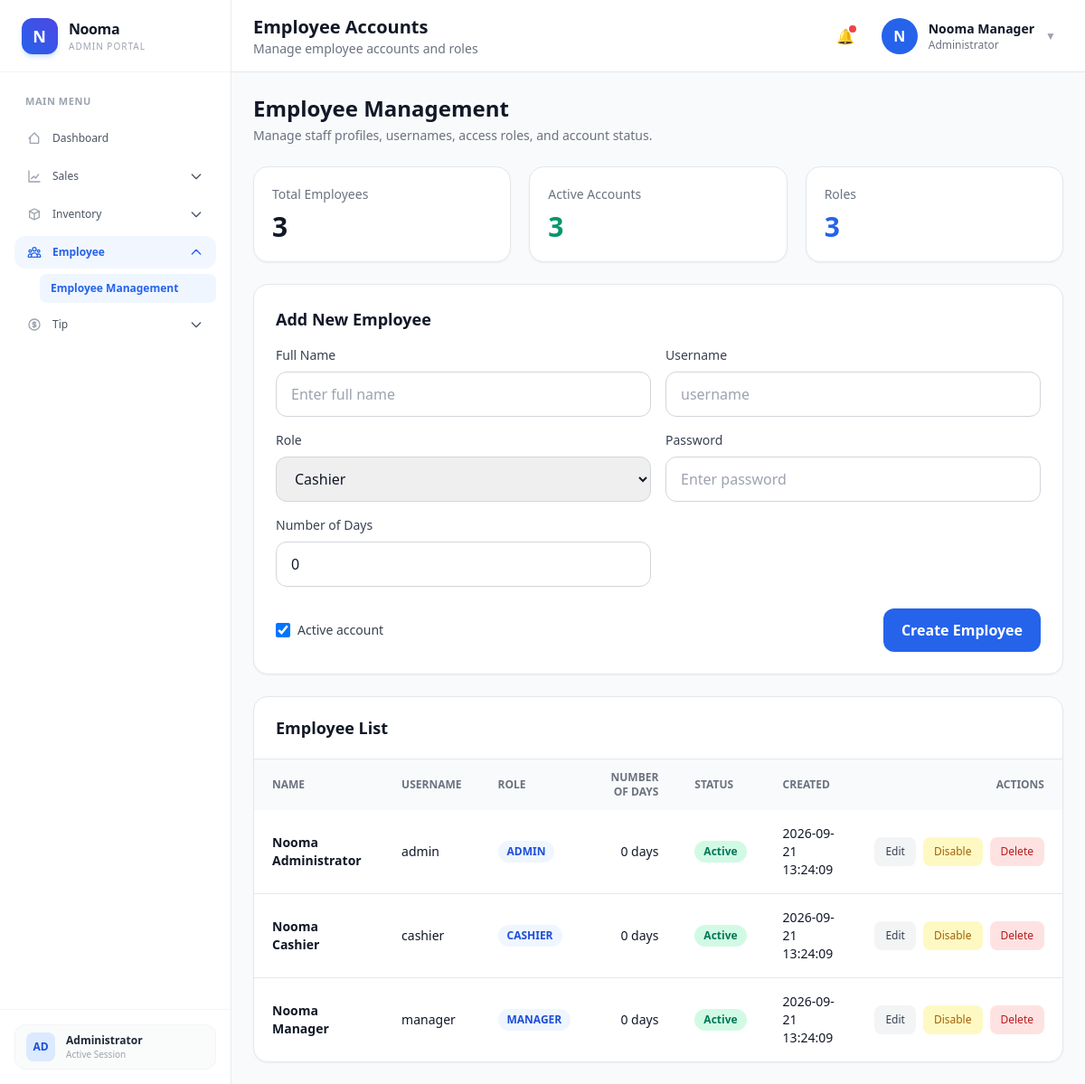
The app's page /frontend/Employee/employee.php (signed in) with its own data.
### tables this page shows
CREATE TABLE `users` (
  `user_id` bigint(20) UNSIGNED NOT NULL,
  `full_name` varchar(150) NOT NULL,
  `username` varchar(100) NOT NULL,
  `password_hash` varchar(255) NOT NULL,
  `role` enum('admin','manager','cashier','employee') NOT NULL DEFAULT 'cashier',
  `is_active` tinyint(1) NOT NULL DEFAULT 1,
  `number_of_days` int(10) UNSIGNED NOT NULL DEFAULT 0,
  `created_at` timestamp NOT NULL DEFAULT current_timestamp(),
  `updated_at` timestamp NOT NULL DEFAULT current_timestamp() ON UPDATE current_timestamp()
);

### frontend/Employee/employee.php (the view, shortened to what this page needs)
<?php
require_once __DIR__ . "/../../backend/config/database.php";
$editEmployee = null;
$employeeList = [];
$employeeQuery = mysqli_query($conn, "SELECT user_id, full_name, username, role, is_active, number_of_days, created_at FROM users WHERE role IN ('admin', 'manager', 'cashier', 'employee') ORDER BY is_active DESC, full_name ASC");
if ($employeeQuery) {
    while ($row = mysqli_fetch_assoc($employeeQuery)) {
        $employeeList[] = $row;
    }
}
$totalEmployees = count($employeeList);
$activeEmployees = 0;
foreach ($employeeList as $employee) {
    if ((int) $employee["is_active"] === 1) {
        $activeEmployees++;
    }
}
?>
<!DOCTYPE html>
<html lang="en">
<head>
    <script src="https://cdn.tailwindcss.com"></script>
</head>
<body class="bg-gray-50 text-gray-900">
<?php include "../Components/sidebar.php"; ?>
<div class="lg:ml-64 min-h-screen">
    <?php include "../Components/navbar.php"; ?>
    <main class="p-6">
        <div class="mb-6">
            <h2 class="text-2xl font-bold text-gray-900">Employee Management</h2>
            <p class="text-sm text-gray-500 mt-1">Manage staff profiles, usernames, access roles, and account status.</p>
        </div>
        <div class="grid md:grid-cols-3 gap-5 mb-6">
            <div class="bg-white rounded-2xl border p-5 shadow-sm">
                <p class="text-sm text-gray-500">Total Employees</p>
                <h3 class="text-3xl font-bold mt-2"><?= number_format($totalEmployees) ?></h3>
            </div>
            <div class="bg-white rounded-2xl border p-5 shadow-sm">
                <p class="text-sm text-gray-500">Active Accounts</p>
                <h3 class="text-3xl font-bold mt-2 text-emerald-600"><?= number_format($activeEmployees) ?></h3>
            </div>
            <div class="bg-white rounded-2xl border p-5 shadow-sm">
                <p class="text-sm text-gray-500">Roles</p>
                <h3 class="text-3xl font-bold mt-2 text-blue-600">3</h3>
            </div>
        </div>
        <div class="bg-white border rounded-2xl shadow-sm p-6 mb-6">
            <div class="flex items-center justify-between mb-4">
                <h3 class="text-lg font-bold"><?= $editEmployee ? "Edit Employee Account" : "Add New Employee" ?></h3>
            </div>
            <form method="post" class="grid md:grid-cols-2 xl:grid-cols-5 gap-4">
                <div class="xl:col-span-2">
                    <label class="block text-sm font-medium text-gray-700 mb-2">Full Name</label>
                    <input type="text" name="full_name" required
                        value="<?= htmlspecialchars($editEmployee["full_name"] ?? "") ?>"
                        placeholder="Enter full name"
                        class="w-full border border-gray-300 rounded-xl px-4 py-3 focus:outline-none focus:ring-2 focus:ring-blue-500">
                </div>
                <div>
                    <label class="block text-sm font-medium text-gray-700 mb-2">Username</label>
                    <input type="text" name="username" required
                        value="<?= htmlspecialchars($editEmployee["username"] ?? "") ?>"
                        placeholder="username"
                        class="w-full border border-gray-300 rounded-xl px-4 py-3 focus:outline-none focus:ring-2 focus:ring-blue-500">
                </div>
                <div>
                    <label class="block text-sm font-medium text-gray-700 mb-2">Role</label>
                    <select name="role" class="w-full border border-gray-300 rounded-xl px-4 py-3 focus:outline-none focus:ring-2 focus:ring-blue-500">
                        <?php $selectedRole = $editEmployee["role"] ?? "cashier"; ?>
                        <option value="cashier" <?= $selectedRole === "cashier" ? "selected" : "" ?>>Cashier</option>
                    </select>
                </div>
                <div>
                    <label class="block text-sm font-medium text-gray-700 mb-2">Password</label>
                    <input type="password" name="password" placeholder="<?= $editEmployee ? "Leave blank to keep current password" : "Enter password" ?>"
                        class="w-full border border-gray-300 rounded-xl px-4 py-3 focus:outline-none focus:ring-2 focus:ring-blue-500">
                </div>
                <div>
                    <label for="number_of_days" class="block text-sm font-medium text-gray-700 mb-2">Number of Days</label>
                    <input type="number" id="number_of_days" name="number_of_days" min="0" step="1" required
                        value="<?= htmlspecialchars((string) ($editEmployee["number_of_days"] ?? "0")) ?>"
                        class="w-full border border-gray-300 rounded-xl px-4 py-3 focus:outline-none focus:ring-2 focus:ring-blue-500">
                </div>
                <div class="md:col-span-2 xl:col-span-5 flex items-center justify-between gap-3 pt-2">
                    <?php if ($editEmployee): ?>
                        <label class="inline-flex items-center gap-2 text-sm text-gray-700">
                            <input type="checkbox" name="is_active" value="1" <?= (int)($editEmployee["is_active"] ?? 0) === 1 ? "checked" : "" ?> class="h-4 w-4 text-blue-600 border-gray-300 rounded">
                            Active account
                        </label>
                        <button type="submit" class="px-5 py-3 rounded-xl bg-blue-600 text-white font-semibold hover:bg-blue-700">Update Employee</button>
                    <?php else: ?>
                        <label class="inline-flex items-center gap-2 text-sm text-gray-700">
                            <input type="checkbox" name="is_active" value="1" checked class="h-4 w-4 text-blue-600 border-gray-300 rounded">
                            Active account
                        </label>
                        <button type="submit" class="px-5 py-3 rounded-xl bg-blue-600 text-white font-semibold hover:bg-blue-700">Create Employee</button>
                    <?php endif; ?>
                </div>
            </form>
        </div>
        <div class="bg-white border rounded-2xl shadow-sm overflow-hidden">
            <div class="px-6 py-5 border-b">
                <h3 class="text-lg font-bold">Employee List</h3>
            </div>
            <div class="overflow-x-auto">
                <table class="w-full text-sm text-left">
                    <thead class="bg-gray-50 text-gray-500 uppercase text-xs">
                        <tr>
                            <th class="px-5 py-3">Name</th>
                            <th class="px-5 py-3">Username</th>
                            <th class="px-5 py-3">Role</th>
                            <th class="px-5 py-3 text-right">Number of Days</th>
                            <th class="px-5 py-3">Status</th>
                            <th class="px-5 py-3">Created</th>
                            <th class="px-5 py-3 text-right">Actions</th>
                        </tr>
                    </thead>
                    <tbody class="divide-y">
                        <?php if (empty($employeeList)): ?>
                            <tr>
                                <td colspan="7" class="px-5 py-8 text-center text-gray-500">No employee accounts found.</td>
                            </tr>
                        <?php else: ?>
                            <?php foreach ($employeeList as $employee): ?>
                                <?php $isActive = (int) $employee["is_active"] === 1; ?>
                                <tr class="hover:bg-gray-50">
                                    <td class="px-5 py-4 font-semibold"><?= htmlspecialchars($employee["full_name"]) ?></td>
                                    <td class="px-5 py-4"><?= htmlspecialchars($employee["username"]) ?></td>
                                    <td class="px-5 py-4">
                                        <span class="inline-flex px-2.5 py-1 rounded-full bg-blue-50 text-blue-700 text-xs font-semibold uppercase">
                                            <?= htmlspecialchars(ucfirst($employee["role"])) ?>
                                        </span>
                                    </td>
                                    <td class="px-5 py-4 text-right font-medium">
                                        <?= number_format((int) $employee["number_of_days"]) ?> days
                                    </td>
                                    <td class="px-5 py-4">
                                        <span class="inline-flex px-2.5 py-1 rounded-full <?= $isActive ? "bg-emerald-100 text-emerald-700" : "bg-gray-200 text-gray-700" ?> text-xs font-semibold">
                                            <?= $isActive ? "Active" : "Inactive" ?>
                                        </span>
                                    </td>
                                    <td class="px-5 py-4"><?= htmlspecialchars($employee["created_at"] ?? "") ?></td>
                                    <td class="px-5 py-4">
                                        <div class="flex items-center justify-end gap-2">
                                            <a href="employee.php?edit_user_id=<?= (int) $employee["user_id"] ?>" class="px-3 py-2 rounded-lg bg-gray-100 text-gray-700 hover:bg-gray-200 text-xs font-medium">Edit</a>
                                            <form method="post" class="inline">
                                                <button type="submit" class="px-3 py-2 rounded-lg <?= $isActive ? "bg-yellow-100 text-yellow-700 hover:bg-yellow-200" : "bg-emerald-100 text-emerald-700 hover:bg-emerald-200" ?> text-xs font-medium">
                                                    <?= $isActive ? "Disable" : "Enable" ?>
                                                </button>
                                            </form>
                                            <form method="post" class="inline" onsubmit="return confirm('Delete this employee account?');">
                                                <button type="submit" class="px-3 py-2 rounded-lg bg-red-100 text-red-700 hover:bg-red-200 text-xs font-medium">Delete</button>
                                            </form>
                                        </div>
                                    </td>
                                </tr>
                            <?php endforeach; ?>
                        <?php endif; ?>
                    </tbody>
                </table>
            </div>
        </div>
    </main>
</div>
</body>
</html>

### records on screen
users: full_name "Nooma Administrator", username "admin", role "ADMIN", number_of_days "0", is_active "Active", created_at "2026-09-21 13:24:09"
users: full_name "Nooma Cashier", username "cashier", role "CASHIER", number_of_days "0", is_active "Active", created_at "2026-09-21 13:24:09"
users: full_name "Nooma Manager", username "manager", role "MANAGER", number_of_days "0", is_active "Active", created_at "2026-09-21 13:24:09"

### other values on screen
$page_title "Employee Accounts"
$page_description "Manage employee accounts and roles"
substr($full_name, 0, 1) "N"
$full_name "Nooma Manager"
$totalEmployees "3"
$activeEmployees "3"
